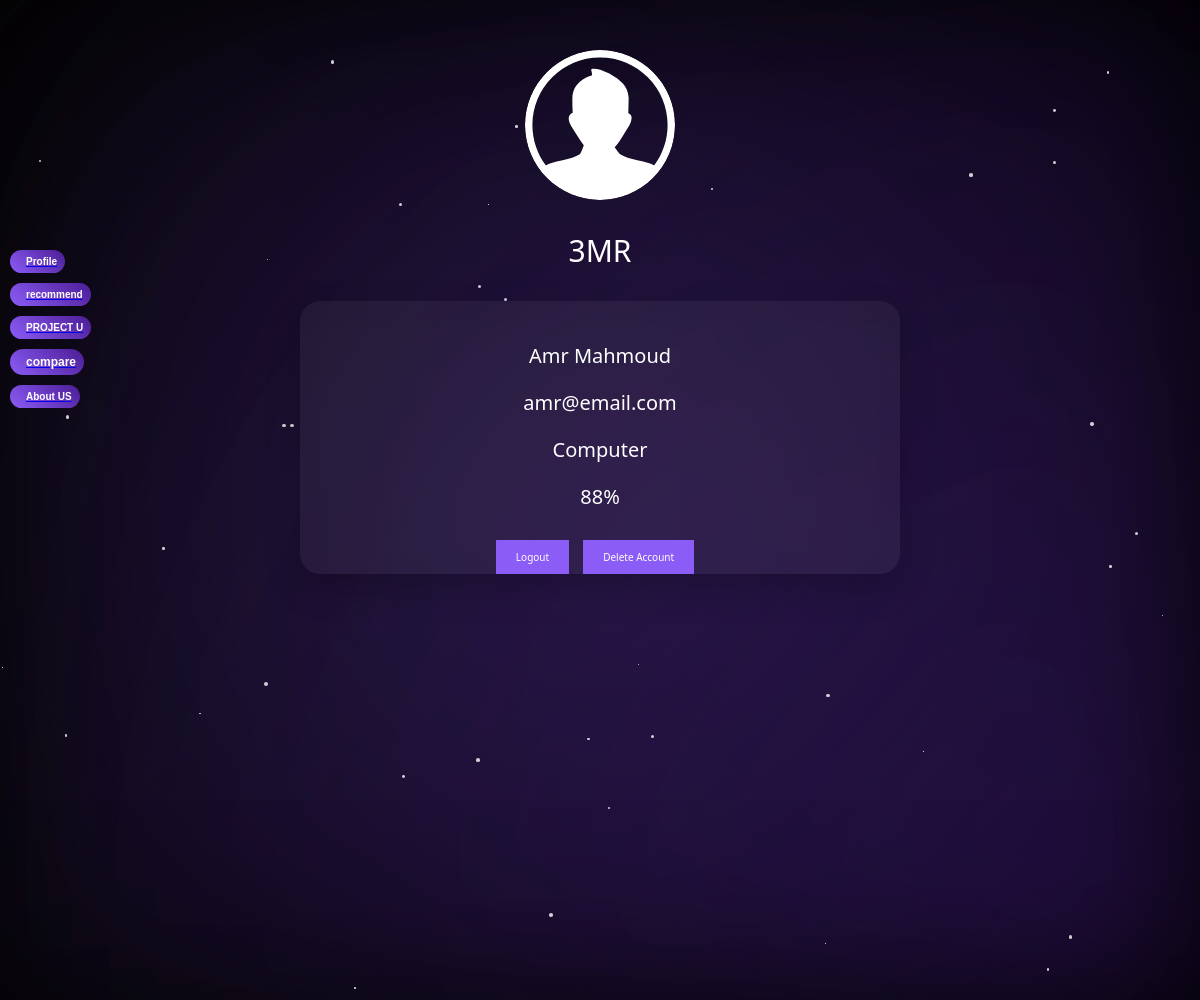
The app's page /profile (signed in) with its own data.
### app.py (models this page shows)
class User(db.Model, UserMixin):
    id = db.Column(db.Integer, primary_key=True)
    name = db.Column(db.String(100), nullable=False)
    username = db.Column(db.String(100), nullable=False)
    email = db.Column(db.String(100), nullable=False)
    password = db.Column(db.String(100), nullable=False)
    score = db.Column(db.Integer, nullable=False)
    section = db.Column(db.String(100), nullable=False)
    location = db.Column(db.String(100), nullable=False)
    fees = db.Column(db.Integer, nullable=True)

### app.py (the view)
@app.route("/profile")
def profile():
    if not current_user.is_authenticated:
        return redirect(url_for("Signup"))
    user_id = session["user_id"]
    user = User.query.get(user_id)
    return render_template("profile.html", user=user)

### app.py (called while the page is built)
@login_manager.user_loader
def load_user(user_id):
    return User.query.get(int(user_id))

### templates/profile.html (shortened to what this page needs)
<!DOCTYPE html>
<html lang="en">
<head>
    <link rel="stylesheet" href="../static/css/profile.css">
    <link rel="stylesheet" href="../static/css/background.css">
    <link rel="stylesheet" href="../static/css/navbar.css">
</head>
<body>
  <div class="gradient-bg gradient-1"></div>
  <div class="gradient-bg gradient-2"></div>
  <div class="gradient-bg gradient-3"></div>
  <div class="particles">
  </div>
<div class="navigation">
  {% if current_user.is_authenticated %}
      <a href="{{ url_for('profile') }}"><button class="button" id="profile">Profile</button></a>
      {% else %}
      <a href="{{ url_for('Signup') }}"><button class="button" id="Signup">Signup</button></a>
  {% endif %}
  <a href="{{ url_for('recommend') }}"><button class="button" id="recommend">recommend</button></a>
  <a href="{{ url_for('main') }}"><button class="button" id="popular">PROJECT U</button></a>
  <a href="{{ url_for('compare') }}"><button class="button" id="compare">compare</button></a>
  <a href="{{ url_for('aboutUs') }}"><button class="button" id="aboutUs">About US</button></a>
</div>
  <div class="profileimage">
  </div>
  <div class="Username">
    <p> {{current_user.username}}</p>
  </div>
  <div class = "ProfileInfoContainer">
    <div class="Profileinfo">
        <div class="info">
        <p>{{current_user.name}}</p>
        <p>{{current_user.email}}</p>
        <p>{{current_user.section}}</p>
        <p>{{current_user.score}}%</p>
        </div>
    </div>
  <div >
    <a href="{{url_for('logout')}}"><button class="logout" >Logout</button></a>
    <a href="{{url_for('delete_profile')}}"><button class="logout">Delete Account</button></a>
  </div>
</div>
</body>
</html>

### static/css/profile.css (style rules this page uses)
:root { --h1font: 'Segoe UI', Arial, sans-serif; --pfont: 'Noto Sans', sans-serif; --buttonfont: 'Noto Sans', sans-serif; --inputfont: 'Noto Sans', sans-serif; --background: linear-gradient(45deg, #050505, #010101); --buttoncolor: linear-gradient( 45deg, #8B5CF6, #4C1D95 ); --fontcolor: white; --fillcolor: white; }
body { overflow: hidden; align-items: center; justify-content: center; height: auto; margin: 0; text-align: center; color: var(--fontcolor); }
.profileimage { background-color: transparent; border: none; margin-top: 50px; border-radius: 5em; width: 150px; height: 150px; animation: fadeInDown 0.5s ease-out; display: block; margin-left: auto; margin-right: auto; }
.pfp { border-radius: 35em; fill: var(--fillcolor); }
.Username { color: white; font-family: var(--h1font); font-size: 30px; margin-top: 10px; animation: fadeInDown 0.5s ease-out; }
.ProfileInfoContainer { background: rgba(255, 255, 255, 0.05); border-radius: 20px; width: 50%; height: 50%; display: grid; align-items: center; justify-content: center; margin: auto; animation: formAppear 0.5s ease-out; z-index: 1; backdrop-filter: blur(10px); box-shadow: 0 15px 35px rgba(0,0,0,0.2); }
.Profileinfo { color: white; font-family: var(--pfont); font-size: 20px; margin-top: 10%; }
.logout { background-color: #8B5CF6 ; color: var(--fontcolor); border: none; padding: 10px 20px; font-size: 10px; font-family: var(--buttonfont); margin-top: 10px; margin-right: 10px; cursor: pointer; animation: fadeInDown 0.5s ease-out; }

### static/css/background.css (style rules this page uses)
:root { --h1font: 'Segoe UI', Arial, sans-serif; --pfont: 'Noto Sans', sans-serif; --buttonfont: 'Noto Sans', sans-serif; --inputfont: 'Noto Sans', sans-serif; --background: linear-gradient(45deg, #050505, #010101); --buttoncolor: linear-gradient(120deg, transparent, rgba(255, 255, 255, 0.2), transparent); --fontcolor: white; }
body { background-position: fixed; background-repeat: no-repeat; background-size: cover; background: var(--background);; }
.gradient-bg { position: absolute; top: 0; left: 0; width: 100%; height: 100%; filter: blur(80px); opacity: 0.7; animation: gradientMove 15s ease infinite; z-index: -1; }
.gradient-1 { background: radial-gradient(circle at 50% 50%, rgba(139, 92, 246, 0.3), transparent 100%); transform-origin: 20% 50%; z-index: -1; }
.gradient-2 { background: radial-gradient(circle at 100% 100%, rgba(76, 29, 149, 0.3), transparent 100%); transform-origin: 80% 50%; z-index: -1; }
.gradient-3 { background: radial-gradient(circle at 100% 100%, rgba(76, 29, 149, 0.3), transparent 100%); transform-origin: 100% 50%; z-index: -1; }
.particles { position: absolute; width: 100%; height: 100%; z-index: -1; }

### static/css/navbar.css (style rules this page uses)
:root { --h1font: 'Segoe UI', Arial, sans-serif; --pfont: 'Noto Sans', sans-serif; --buttonfont: 'Noto Sans', sans-serif; --inputfont: 'Noto Sans', sans-serif; --background: linear-gradient(45deg, #050505, #010101); --buttoncolor: linear-gradient( 120deg, transparent, rgba(255, 255, 255, 0.2), transparent ); --fontcolor: white; }
.navigation { height: 100%; width: 110px; position: fixed; z-index: 1; top: 0; left: 0; overflow-x: hidden; padding-top: 20%; animation: formAppear 0.6s ease-out; }
.navigation button { margin: 10px; padding: 6px 8px 6px 16px; font-size: 10px; font-weight: 600; color: var(--fontcolor); background: linear-gradient(45deg, #8B5CF6, #4C1D95); border: none; border-radius: 25px; cursor: pointer; display: block; }
#compare { font-size: 12px; }

### records on screen
User: username "3MR", name "Amr Mahmoud", email "amr@email.com", section "Computer", score "88"
